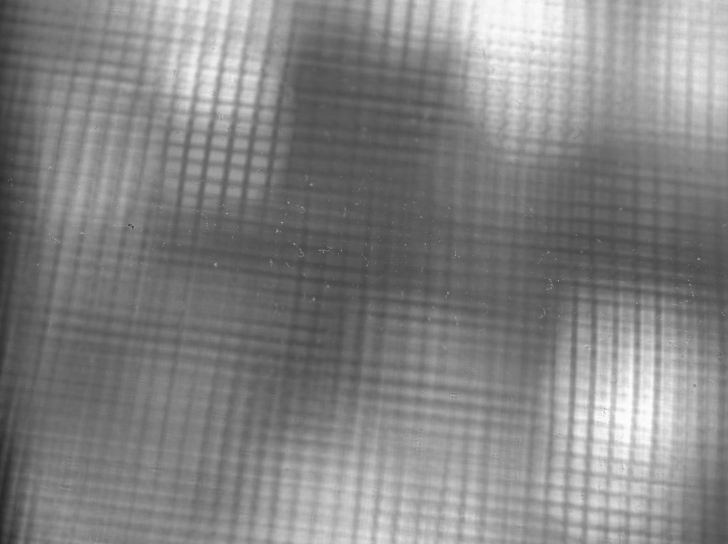
#> input picture data/patients/309391cb-f944-454c-b142-0c65f2878e9f/images/patient_309391cb-f944-454c-b142-0c65f2878e9f_f-d_20250513_132425_exp12603us_gain0.0dB.png, 1456 x 1088 px (shown at 1/2 size)
$ python -i camera.py   (imports and definitions only)
#> lines starting #> are read from the running program, lines starting #| are printed output that depends on the picture; after the words box and inside, x2 and y2 are one past the last pixel; in counts of white or black regions, pixels touching at a corner belong together
#> further down, picture is the input picture: shape (1088, 1456, 3); min 20, max 253, mean 131.4
"""
Camera Interface Module

This module provides functionality to interface with the camera on the TOSCA laser device
for image acquisition and basic processing.
"""

import cv2
import numpy as np
import logging
import time
from threading import Thread, Lock

logger = logging.getLogger(__name__)

class CameraController:
    """
    Controller class for interfacing with the TOSCA device camera.

    This class provides methods to initialize, capture images from, and manage
    the camera connected to the TOSCA laser device.
    """

    # [223 lines left out: functions __init__, initialize, capture_frame, start_stream, stop_stream, get_current_frame and 3 more, not called in this run]


class ImageProcessor:
    """
    Image processing utilities for TOSCA laser device.

    This class provides methods to process images captured from the TOSCA device camera.
    """

    @staticmethod
    def detect_treatment_area(image):
        """
        Detect the treatment area in the image.

        Args:
            image (numpy.ndarray): Input image

        Returns:
            tuple or None: (x, y, width, height) of the detected treatment area, or None if not detected
        """
        # This is a placeholder implementation
        # Replace with actual treatment area detection algorithm for TOSCA device
        try:
            # Convert to grayscale
            gray = cv2.cvtColor(image, cv2.COLOR_BGR2GRAY)

            # Apply Gaussian blur to reduce noise
            blurred = cv2.GaussianBlur(gray, (5, 5), 0)

            # Apply threshold to create binary image
            _, binary = cv2.threshold(blurred, 127, 255, cv2.THRESH_BINARY)
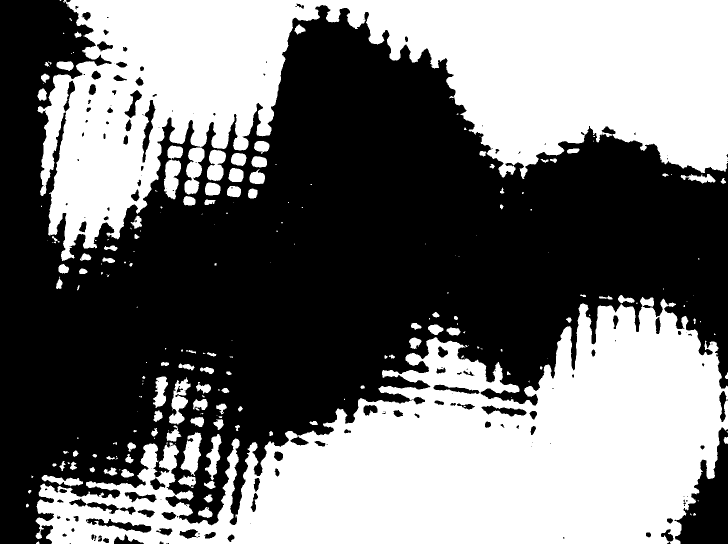
#> binary: shape (1088, 1456) (shown at 1/2 size); 45.7% white; 223 white regions (113 under 20 px)

            # Find contours
            contours, _ = cv2.findContours(binary, cv2.RETR_EXTERNAL, cv2.CHAIN_APPROX_SIMPLE)
#> contours = 222 contours, 121 with area under 20; largest, box (x1, y1, x2, y2) and area: (71, 594, 1456, 1088) 359026, (75, 0, 1456, 522) 342421, (369, 295, 409, 389) 2208, (361, 865, 404, 952) 1984, (338, 755, 381, 849) 1808

            # Find the largest contour (assuming it's the treatment area)
            if contours:
                largest_contour = max(contours, key=cv2.contourArea)
#> largest_contour = contour of 3312 points, box (x1, y1, x2, y2) (71, 594, 1456, 1088), area 359026
                x, y, w, h = cv2.boundingRect(largest_contour)
#> x = 71; y = 594; w = 1385; h = 494
                return (x, y, w, h)
            else:
                return None

        except Exception as e:
            logger.error(f"Error detecting treatment area: {str(e)}")
            return None

    # [103 lines left out: functions enhance_image, measure_distance, overlay_targeting_grid, not called in this run]

>>> import cv2
>>> picture = cv2.imread('../../data/patients/309391cb-f944-454c-b142-0c65f2878e9f/images/patient_309391cb-f944-454c-b142-0c65f2878e9f_f-d_20250513_132425_exp12603us_gain0.0dB.png')
>>> result = ImageProcessor().detect_treatment_area(picture)
#> result = (71, 594, 1385, 494)
